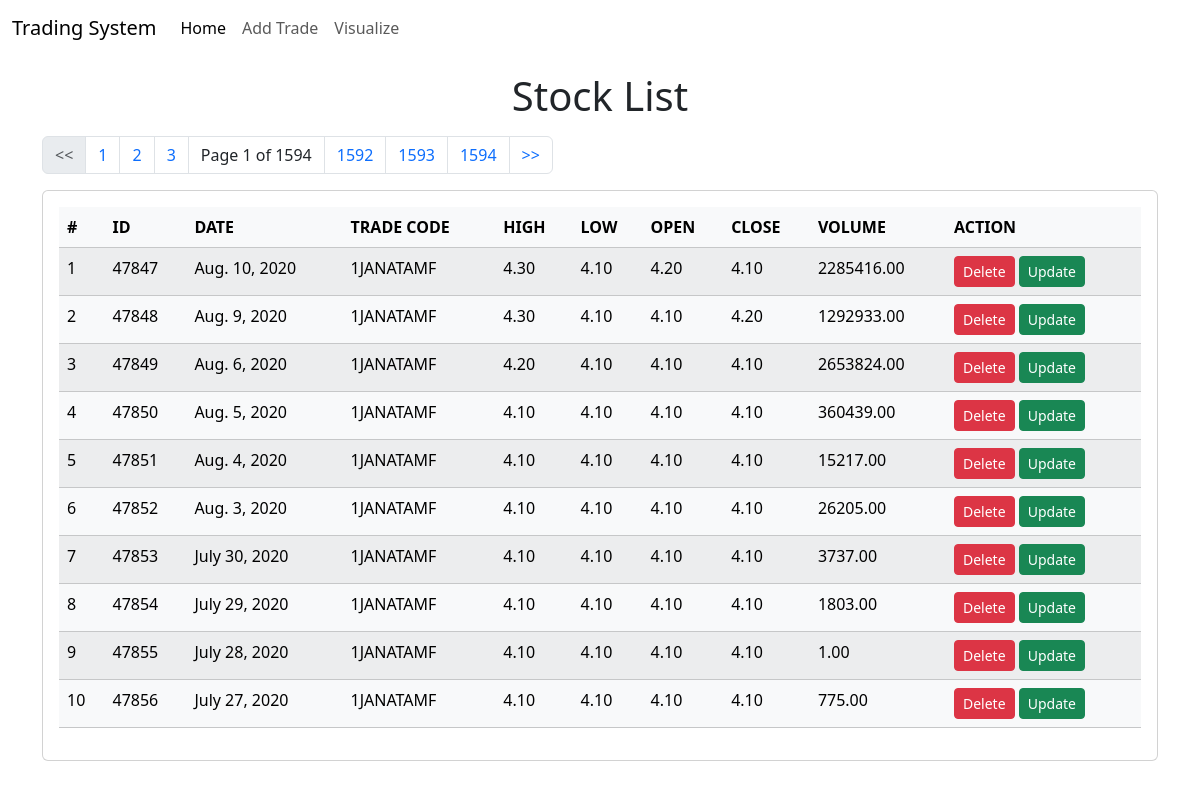
The page / on the database its author committed.
### trade/models.py (models this page shows)
class Stock(models.Model):
    objects = models.Manager()
    id = AutoField(primary_key=True)
    date = models.DateField()
    trade_code = models.CharField(max_length=30)
    high = models.DecimalField(max_digits=15, decimal_places=2)
    low = models.DecimalField(max_digits=15, decimal_places=2)
    open = models.DecimalField(max_digits=15, decimal_places=2)
    close = models.DecimalField(max_digits=15, decimal_places=2)
    volume = models.DecimalField(max_digits=15, decimal_places=2)

### trade/views.py (the view)
# urls.py: path("", views.index, name="index"),
def index(request):
    _pageNumber = pageNumber
    if request.GET.get('page') is None:
        if 'page' not in request.session:
            pass
        else:
            return redirect("/?page=" + str(request.session['page']))
    else:
        _pageNumber = request.GET.get('page')
        if _pageNumber == "-1": _pageNumber = Stock.objects.count()
    request.session['page'] = _pageNumber
    request.session.modified = True
    try:
        queryset = Stock.objects.get_queryset().order_by('id')
        stocks_paginated = Paginator(queryset, perPage)
    except Exception as e:
        messages.error(request, repr(e))
        return redirect("/?page=1")
    page = stocks_paginated.get_page(_pageNumber)
    prev_page = 0
    if page.has_previous():
        prev_page = page.previous_page_number()
    return render(request, "trade/index.html",
                  {'stocks': page, 'prevElementCount': prev_page * perPage})

### trade/templates/trade/index.html (shortened to what this page needs)
<!doctype html>
<html lang="en">
<head>
    {% load bootstrap5 %}
    {% bootstrap_css %}
</head>
<body>
{% load mathfilters %}
{% include 'trade/navbar.html' %}
<h1 class="text-center my-3">Stock List</h1>
<div class="container">
    <div class="my-2 mx-auto">
        {% include 'trade/pagination.html' with page_obj=stocks only%}
    </div>
    <div class="row">
        <div class="col-md-12">
            <div class="card">
                <div class="card-body">
                    <table class="table table-light table-striped table-hover">
                        <thead>
                        <tr>
                            <th>#</th>
                            <th>ID</th>
                            <th>DATE</th>
                            <th>TRADE CODE</th>
                            <th>HIGH</th>
                            <th>LOW</th>
                            <th>OPEN</th>
                            <th>CLOSE</th>
                            <th>VOLUME</th>
                            <th>ACTION</th>
                        </tr>
                        </thead>
                        <tbody>
                        {% for stock in stocks %}
                        <tr>
                            <td>{{forloop.counter|add:prevElementCount}}</td>
                            <td>{{stock.id}}</td>
                            <td>{{stock.date}}</td>
                            <td>{{stock.trade_code}}</td>
                            <td>{{stock.high}}</td>
                            <td>{{stock.low}}</td>
                            <td>{{stock.open}}</td>
                            <td>{{stock.close}}</td>
                            <td>{{stock.volume}}</td>
                            <td>
                                <a href="/delete/{{stock.id}}"
                                   class="btn btn-danger btn-sm">Delete</a>
                                <a href="/update/{{stock.id}}"
                                   class="btn btn-success btn-sm">Update</a>
                            </td>
                        </tr>
                        {%endfor%}
                        </tbody>
                    </table>
                </div>
            </div>
        </div>
    </div>
</div>
</body>
</html>

### rows shown on the page
Stock: id "47847", date "Aug. 10, 2020", trade_code "1JANATAMF", high "4.30", low "4.10", open "4.20", close "4.10", volume "2285416.00"
Stock: id "47848", date "Aug. 9, 2020", trade_code "1JANATAMF", high "4.30", low "4.10", open "4.10", close "4.20", volume "1292933.00"
Stock: id "47849", date "Aug. 6, 2020", trade_code "1JANATAMF", high "4.20", low "4.10", open "4.10", close "4.10", volume "2653824.00"
Stock: id "47850", date "Aug. 5, 2020", trade_code "1JANATAMF", high "4.10", low "4.10", open "4.10", close "4.10", volume "360439.00"
Stock: id "47851", date "Aug. 4, 2020", trade_code "1JANATAMF", high "4.10", low "4.10", open "4.10", close "4.10", volume "15217.00"
Stock: id "47852", date "Aug. 3, 2020", trade_code "1JANATAMF", high "4.10", low "4.10", open "4.10", close "4.10", volume "26205.00"
Stock: id "47853", date "July 30, 2020", trade_code "1JANATAMF", high "4.10", low "4.10", open "4.10", close "4.10", volume "3737.00"
Stock: id "47854", date "July 29, 2020", trade_code "1JANATAMF", high "4.10", low "4.10", open "4.10", close "4.10", volume "1803.00"
Stock: id "47855", date "July 28, 2020", trade_code "1JANATAMF", high "4.10", low "4.10", open "4.10", close "4.10", volume "1.00"
Stock: id "47856", date "July 27, 2020", trade_code "1JANATAMF", high "4.10", low "4.10", open "4.10", close "4.10", volume "775.00"

### other values the page prints
{{ page_obj.number }} "1"
{{ page_obj.paginator.num_pages }} "1594"
{{ page_obj.paginator.num_pages|sub:2 }} "1592"
{{ page_obj.paginator.num_pages|sub:1 }} "1593"
